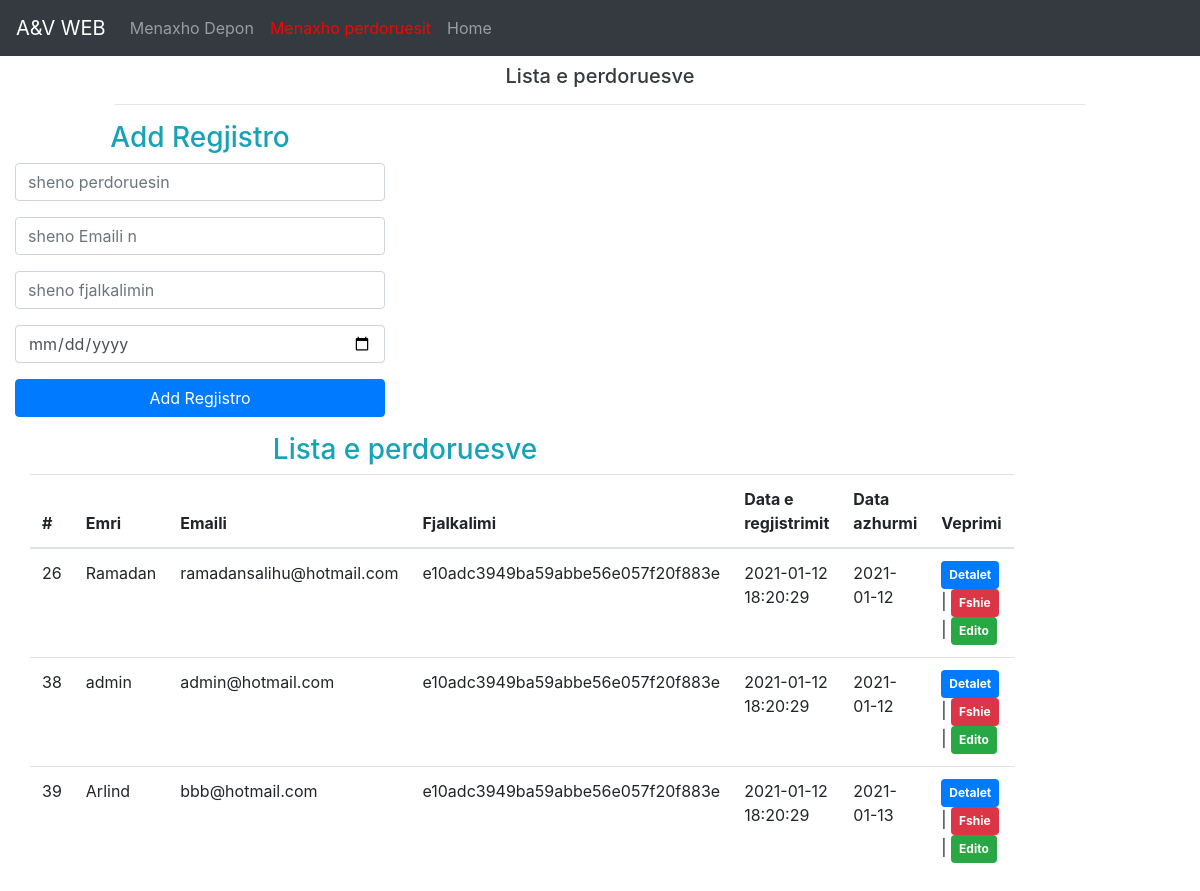
Screenshot of /admin/azhuro_perdoruesit.php with the database file from the repository.
### tables this page shows
CREATE TABLE `perdoruesi` (
  `id` int(11) NOT NULL,
  `emri` varchar(100) NOT NULL,
  `email` varchar(100) NOT NULL,
  `flk` varchar(100) NOT NULL,
  `data_regjistrimi` timestamp NOT NULL DEFAULT current_timestamp(),
  `data_azhurimi` date DEFAULT NULL
);

### admin/action.php (called while the page is built, shortened)
<?php
	$update=false;
	$emri="";
	$email="";
	$flk="";
	$data_azhurimi="";
?>

### admin/azhuro_perdoruesit.php (the view, shortened to what this page needs)
<?php include 'action.php';
?>
<!DOCTYPE html>
<html lang="en">
<head>
  <link rel="stylesheet" href="https://maxcdn.bootstrapcdn.com/bootstrap/4.1.3/css/bootstrap.min.css">
  <link rel="stylesheet" type="text/css" href="https://cdn.datatables.net/v/bs4/dt-1.10.18/datatables.min.css" />
</head>
<body>
  <nav class="navbar navbar-expand-md bg-dark navbar-dark">
    <a class="navbar-brand" href="#">A&V WEB</a>
    <div class="collapse navbar-collapse" id="collapsibleNavbar">
    <ul class="navbar-nav">
      <li class="nav-item">
      <a class="nav-link" href="http://localhost/A_V_projekti/depoja/index.php">Menaxho Depon</a>
      </li>
     <li class="nav-item">
      <a class="nav-link" href="http://localhost/A_V_projekti/admin/azhuro_perdoruesit.php"style="color:red;">Menaxho perdoruesit</a>
      </li>
	  <li class="nav-item">
      <a class="nav-link" href="http://localhost/A_V_projekti/home.php">Home</a>
      </li>
    </ul>
    </div>
  </nav>
  <div class="container-fluid">
    <div class="row justify-content-center">
      <div class="col-md-10">
        <h5 class="text-center text-dark mt-2">Lista e perdoruesve</h5>
        <hr>
      </div>
    </div>
    <div class="row">
      <div class="col-md-4">
        <h3 class="text-center text-info">Add Regjistro</h3>
        <form action="action.php" method="post" enctype="multipart/form-data">
          <div class="form-group">
            <input type="text" name="emri" value="<?= $emri; ?>" class="form-control" placeholder="sheno perdoruesin" required>
          </div>
          <div class="form-group">
            <input type="text" name="email" value="<?= $email; ?>" class="form-control" placeholder="sheno Emaili n" required>
          </div>
		  <div class="form-group">
            <input type="password" name="flk" value="<?= $flk; ?>" class="form-control" placeholder="sheno fjalkalimin" required>
          </div>
		  <div class="form-group">
            <input type="date" name="data_azhurimi" value="<?= $data_azhurimi; ?>" class="form-control" placeholder="data azhurimi" required>
          </div>
          <div class="form-group">
            <?php if ($update == true) { ?>
            <input type="submit" name="update" class="btn btn-success btn-block" value="Azhuro">
            <?php } else { ?>
            <input type="submit" name="add" class="btn btn-primary btn-block" value="Add Regjistro">
            <?php } ?>
          </div>
		  </div>
      </div>
      <div class="col-md-8">
        <?php
          $query = 'SELECT *FROM perdoruesi';
          $stmt = $conn->prepare($query);
          $stmt->execute();
          $result = $stmt->get_result();
        ?>
        <h3 class="text-center text-info">Lista e perdoruesve</h3>
        <table class="table table-hover" id="data-table">
          <thead>
            <tr>
              <th>#</th>
              <th>Emri</th>
              <th>Emaili</th>
              <th>Fjalkalimi</th>
			  <th>Data e regjistrimit</th>
              <th>Data azhurmi</th>
			  <th>Veprimi</th>
            </tr>
          </thead>
          <tbody>
            <?php while ($row = $result->fetch_assoc()) { ?>
            <tr>
              <td><?= $row['id']; ?></td>
              <td><?= $row['emri']; ?></td>
			  <td><?= $row['email']; ?></td>
  			  <td><?= $row['flk']; ?></td>
			  <td><?= $row['data_regjistrimi']; ?></td>
			  <td><?= $row['data_azhurimi']; ?></td>
              <td>
                <a href="regjistrohu.php?details=<?= $row['id']; ?>" class="badge badge-primary p-2">Detalet</a> |
                <a href="action.php?delete=<?= $row['id']; ?>" class="badge badge-danger p-2" onclick="return confirm('Dëshironi ta fshini këtë regjistrim?');">Fshie</a> |
                <a href="azhuro_perdoruesit.php?edit=<?= $row['id']; ?>" class="badge badge-success p-2">Edito</a>
              </td>
            </tr>
            <?php } ?>
          </tbody>
        </table>
      </div>
    </div>
</body>
</html>

### rows the page displays
perdoruesi: id "26", emri "Ramadan", email "ramadansalihu@hotmail.com", flk "e10adc3949ba59abbe56e057f20f883e", data_regjistrimi "2021-01-12 18:20:29", data_azhurimi "2021-01-12"
perdoruesi: id "38", emri "admin", email "admin@hotmail.com", flk "e10adc3949ba59abbe56e057f20f883e", data_regjistrimi "2021-01-12 18:20:29", data_azhurimi "2021-01-12"
perdoruesi: id "39", emri "Arlind", email "bbb@hotmail.com", flk "e10adc3949ba59abbe56e057f20f883e", data_regjistrimi "2021-01-12 18:20:29", data_azhurimi "2021-01-13"
